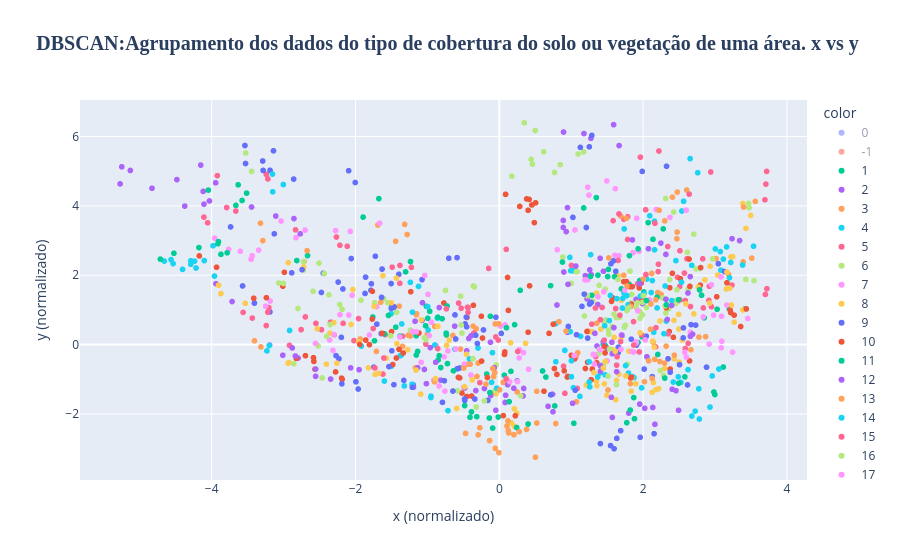

This figure's notebook cell:
### Code cell
fig = px.scatter(x=X_pca[:, 0], y=X_pca[:, 1], color=labels.astype(str), title='<b>DBSCAN:Agrupamento dos dados do tipo de cobertura do solo ou vegetação de uma área. x vs y </b>')

fig.update_layout(
    xaxis_title_text='x (normalizado)',
    yaxis_title_text='y (normalizado)',
    # padrão o título
    title_font_size=20,  # Define o tamanho da fonte do título
    title_font_family='Arial Black', # Uma fonte mais grossa
    title_x=0.5 # Centraliza o título no gráfico
)

fig.show()
fig.write_html("Figuras/19exercicio_grafico3.html")
